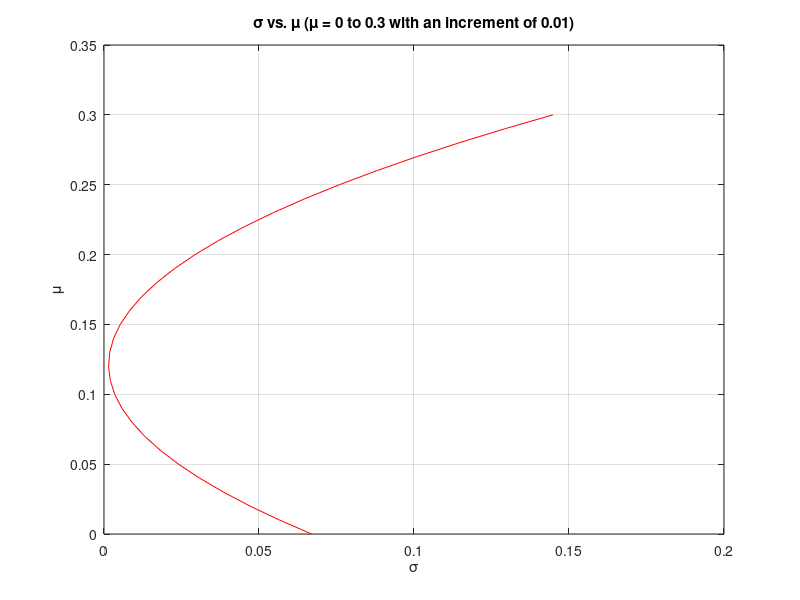
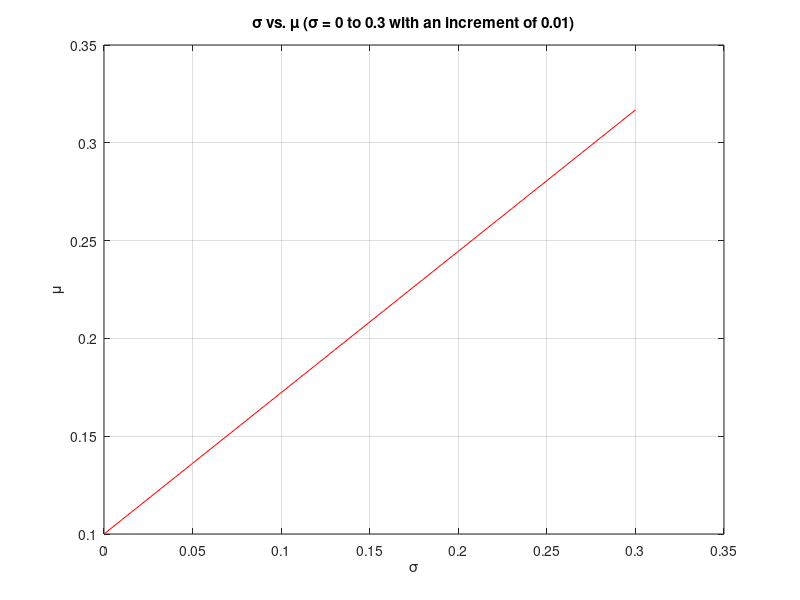

The MATLAB script that drew these images, in order:
function [] = Lab4_Q1()
    clc;
    figure_name = 'Lab4_Q1-Figure';
    figure_i = 1;
    % Parameters for calculating the efficient frontier.
    M = [0.1 0.2 0.15];
    C = [0.005 -0.010 0.004; -0.010 0.040 -0.002; 0.004 -0.002 0.023];
    
    [mean_vec, var_vec] = MarkowitzEfficientFrontier(M, C);
    %[mean_vec, var_vec] = my_func(M, C);
    
    
    fprintf('Part A - Figure 1');
    fig_name = ['\sigma vs. \mu (\mu = ', num2str(mean_vec(1)), ' to ', num2str(mean_vec(length(mean_vec))), ' with an increment of ', num2str(mean_vec(2) - mean_vec(1)), ')'];
    figure('Position', [0, 0, 640, 480], 'Name', fig_name);
    p = plot(var_vec, mean_vec, 'r');
    grid on
    xlabel('\sigma');
    ylabel('\mu');
    title(fig_name);
    saveas(p, [figure_name, num2str(figure_i)], 'png');
    
    figure_i = figure_i + 1;
    fprintf('\n\nPart B\n\n');
    u = ones(1, length(M));
    a = (u / C) * u';
    b = (u / C) * M';
    c = (M / C) * M';
    del = (a * c) - (b * b);
    for i = 2:2:20
        l1 = (c - (b * mean_vec(i))) / del;
        l2 = ((a * mean_vec(i)) - b) / del;
        weights = ((l1 * u) + (l2 * M)) / C;
        fprintf('For mean = %.8f, variance = %.8f, ', mean_vec(i), var_vec(i));
        display(weights);
    end
    
    
    fprintf('\nPart C\n\n');
    a = (u / C) * u';
    b = (u / C) * M';
    c = (M / C) * M';
    del = (a * c) - (b * b);
    risk = 0.15;
    returns = roots([a (-2 * b) (c - (risk * risk * del))]);
    fprintf('Returns are\n');
    disp(returns);
    
    fprintf('\nPart D\n\n');
    returns = 0.18;
    risk = ((a * returns * returns) - (2 * b * returns) + c) / del;
    fprintf('Minimum Risk is\n');
    disp(risk);
    
    fprintf('\nPart E\n\n');
    rf = 0.10;
    u = ones(1, length(M));
    wt_m = (M - (rf * u)) / C;
    wt_m = wt_m / ((M - (rf * u)) / C * u');
    ret_m = M * wt_m';
    sig_m = sqrt(wt_m * C * wt_m');
    fprintf('The Market Portfolio has weights\n');
    disp(wt_m);
    sigs = 0:0.01:0.3;
    rets = rf + (sigs * ((ret_m - rf) / sig_m));
    fig_name = ['\sigma vs. \mu (\sigma = ', num2str(sigs(1)), ' to ', num2str(sigs(length(sigs))), ' with an increment of ', num2str(sigs(2) - sigs(1)), ')'];
    figure('Position', [0, 0, 640, 480], 'Name', fig_name);
    p = plot(sigs, rets, 'r');
    grid on
    xlabel('\sigma');
    ylabel('\mu');
    title(fig_name);
    saveas(p, [figure_name, num2str(figure_i)], 'png');
    
end

function [port_mean_vec, port_var_vec] = MarkowitzEfficientFrontier(mean_vec, cov_mat)
    n = length(mean_vec);
    u = ones(1, n);
    a = (u / cov_mat) * u';
    b = (u / cov_mat) * mean_vec';
    c = (mean_vec / cov_mat) * mean_vec';
    del = (a * c) - (b * b);
    port_mean_vec = 0:0.01:0.3;
    port_var_vec = (a * (port_mean_vec .^ 2)) - (2 * b * port_mean_vec) + c;
    port_var_vec = port_var_vec / del;
end


function [ my_mean, my_var ] = my_func( m, C)
    
    my_mean = 0:0.01:0.3;
    
    for i = 1:length(my_mean)
        mu = my_mean(i);
        n = length(m);
        u = ones(1,n);
        a = u*inv(C)*(u');
        b = u*inv(C)*(m');
        c = m*inv(C)*(m'); 
        D1 = c - mu*b;
        D2 = mu*a - b;
        D3 = c*a - b*b;
        w = (D1*u*inv(C) - D2*m*inv(C))/D3;
        my_var(1,i)= sqrt(w*C*(w'));
    end    
end
    
